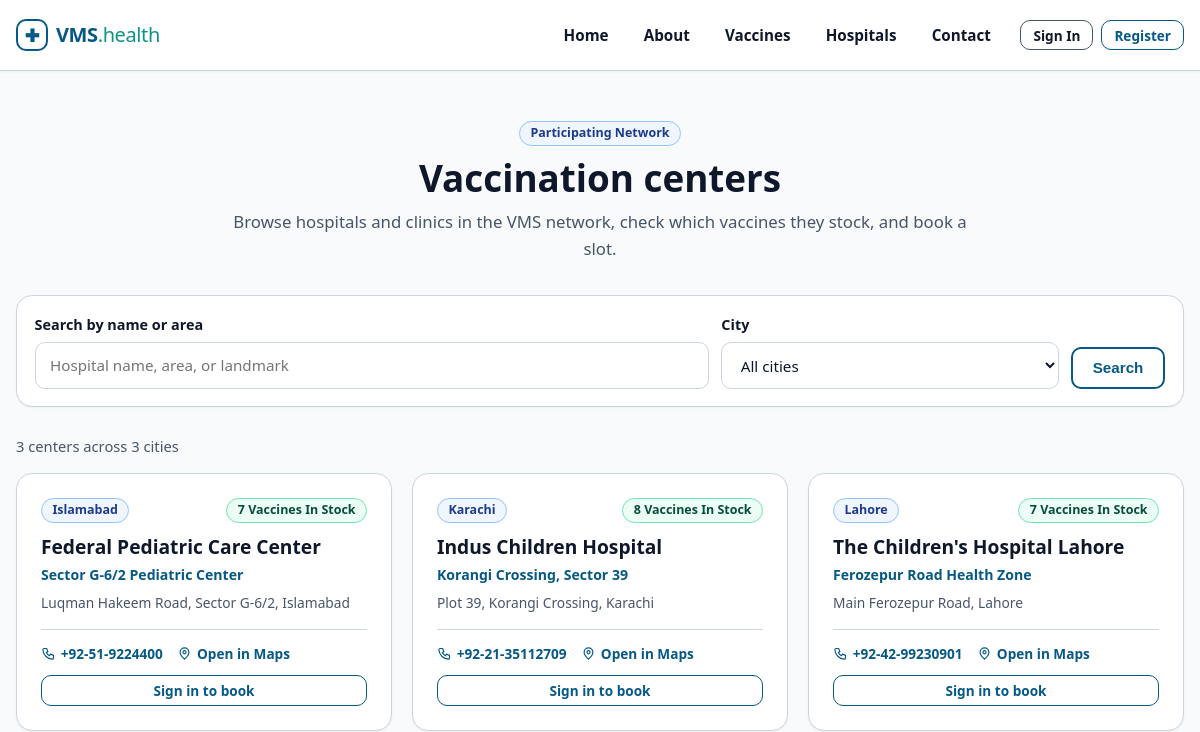
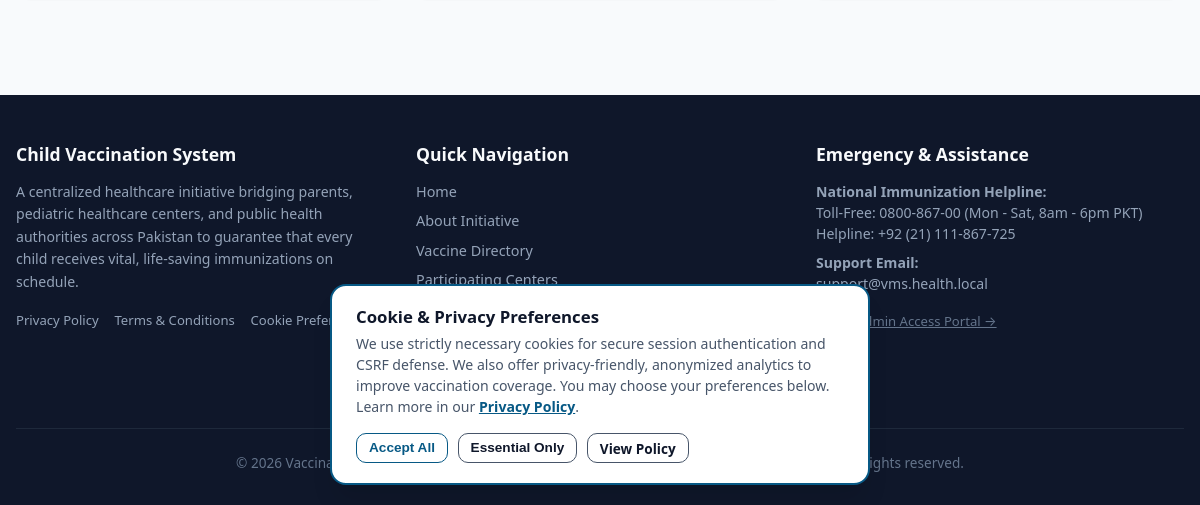
The page /vms/hospitals.php on the database as committed earlier (2 pictures, top to bottom).
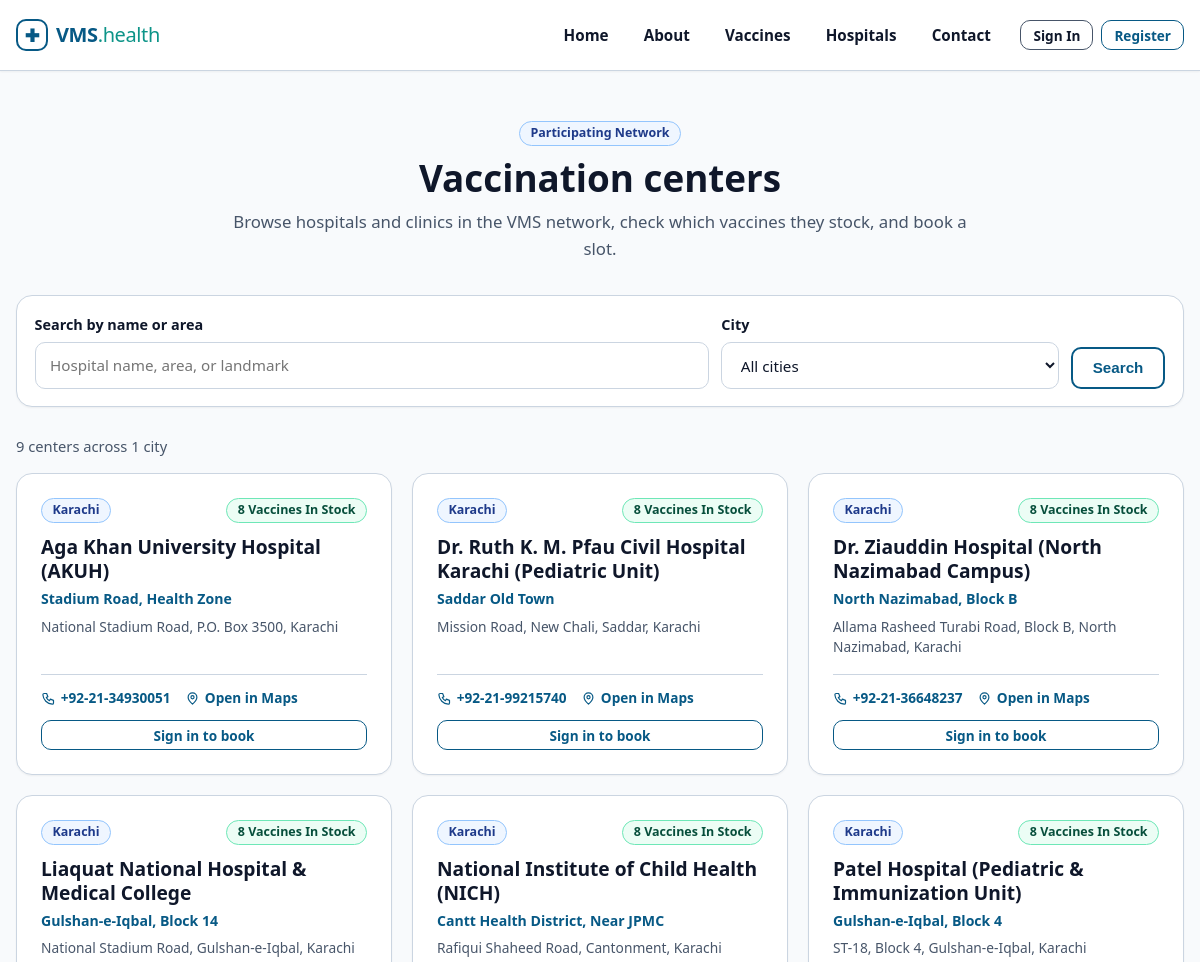
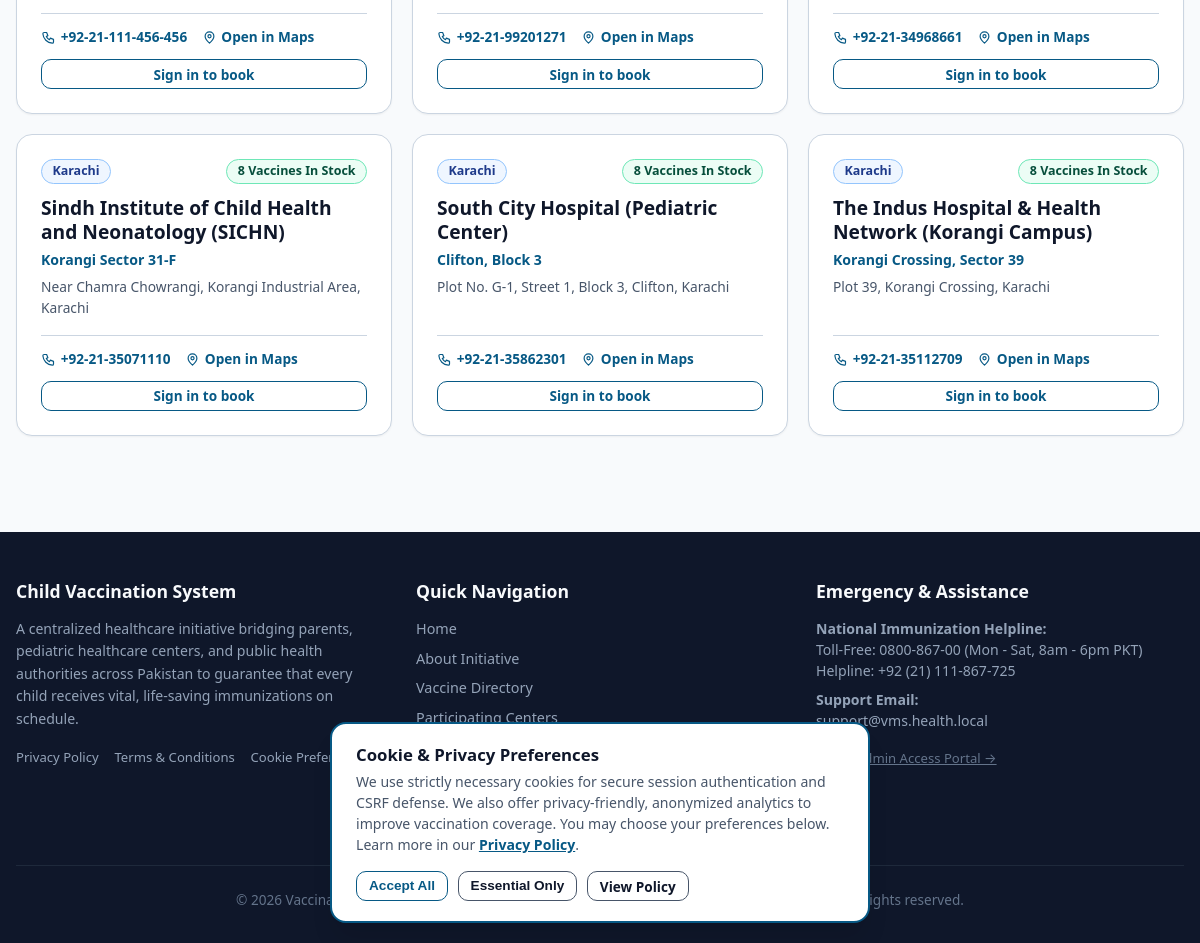
The same page on the database as committed later (2 pictures, top to bottom).
### tables this page shows
CREATE TABLE `hospitals` (
  `id` INT UNSIGNED NOT NULL AUTO_INCREMENT,
  `user_id` INT UNSIGNED NOT NULL COMMENT 'Foreign key to users.id',
  `name` VARCHAR(150) NOT NULL COMMENT 'Official name of the hospital / health center',
  `address` TEXT NOT NULL COMMENT 'Street address of the hospital',
  `city` VARCHAR(80) NOT NULL COMMENT 'City where hospital is located',
  `location` VARCHAR(150) NOT NULL COMMENT 'District, zone, or prominent landmark for parent search',
  `phone` VARCHAR(25) NOT NULL COMMENT 'Hospital reception / pediatric hotline',
  `status` ENUM('active', 'inactive') NOT NULL DEFAULT 'active' COMMENT 'Account status',
  `created_at` DATETIME NOT NULL DEFAULT CURRENT_TIMESTAMP,
  PRIMARY KEY (`id`),
  UNIQUE KEY `uk_hospitals_user_id` (`user_id`),
  KEY `idx_hospitals_city` (`city`),
  KEY `idx_hospitals_status` (`status`),
  CONSTRAINT `fk_hospitals_user` FOREIGN KEY (`user_id`)
    REFERENCES `users` (`id`) ON DELETE CASCADE ON UPDATE CASCADE
);

### vms/includes/functions.php (called while the page is built, shortened)
<?php
function url(string $path = ''): string
{
    return BASE_URL . ltrim($path, '/');
}
function e($value): string
{
    return htmlspecialchars((string)$value, ENT_QUOTES, 'UTF-8');
}

### vms/includes/auth.php (called while the page is built, shortened)
<?php
require_once __DIR__ . '/functions.php';
function isLoggedIn(): bool
{
    return !empty($_SESSION['user_id']) && !empty($_SESSION['user_role']);
}

### vms/hospitals.php (the view, shortened to what the rows shown need)
<?php
require_once __DIR__ . '/includes/functions.php';
require_once __DIR__ . '/includes/auth.php';
require_once __DIR__ . '/includes/ui.php';
$pdo = getDBConnection();
$page       = max(1, (int)($_GET['page'] ?? 1));
$where  = ' WHERE h.status = \'active\'';
$params = [];
try {
    $countStmt = $pdo->prepare('SELECT COUNT(*) FROM hospitals h' . $where);
    $countStmt->execute($params);
    $total = (int)$countStmt->fetchColumn();
    $totalPages = max(1, (int)ceil($total / HOSPITALS_PER_PAGE));
    $page       = min($page, $totalPages);
    $offset     = ($page - 1) * HOSPITALS_PER_PAGE;
    $sql = 'SELECT h.*,
                   (SELECT COUNT(*) FROM hospital_vaccines hv
                     WHERE hv.hospital_id = h.id AND hv.status = \'available\') AS available_stock_count
            FROM hospitals h' . $where . '
            ORDER BY h.city ASC, h.name ASC
            LIMIT ' . (int)HOSPITALS_PER_PAGE . ' OFFSET ' . (int)$offset;
    $stmt = $pdo->prepare($sql);
    $stmt->execute($params);
    $hospitals = $stmt->fetchAll();
} catch (PDOException $ex) {
    error_log('[VMS HOSPITALS ERROR] ' . $ex->getMessage());
    $hospitals = [];
    $cities    = [];
    $total     = 0;
    $totalPages = 1;
    $dbFailed  = true;
}
$isParent = isLoggedIn() && currentRole() === 'parent';
require_once __DIR__ . '/includes/header.php';
?>
<div class="container" style="padding-top: 1.5rem; padding-bottom: 3rem;">
    <?php uiPageHeader(
        'Vaccination centers',
        'Browse hospitals and clinics in the VMS network, check which vaccines they stock, and book a slot.',
        'Participating network'
    ); ?>
    <?php if (empty($hospitals)): ?>
        <div class="card ui-empty">
            <?= uiIcon('hospital', 36); ?>
            <h3>No centers match your search</h3>
            <p>Try a different name or area, or clear the filters to see every center.</p>
            <a href="<?= url('hospitals.php'); ?>" class="btn btn-outline btn-sm">Clear filters</a>
        </div>
    <?php else: ?>
        <div class="grid grid-3" style="gap: 1.25rem;">
            <?php foreach ($hospitals as $h):
                $stock   = (int)$h['available_stock_count'];
                $mapsUrl = 'https://www.google.com/maps/search/?api=1&query='
                         . rawurlencode($h['name'] . ', ' . $h['address'] . ', ' . $h['city']);
                $telHref = 'tel:' . preg_replace('/[^0-9+]/', '', (string)$h['phone']);
            ?>
                <article class="card ui-hosp">
                    <div>
                        <div class="ui-hosp-top">
                            <span class="badge badge-info"><?= e($h['city']); ?></span>
                            <span class="badge <?= $stock > 0 ? 'badge-success' : 'badge-warning'; ?>">
                                <?= $stock > 0 ? $stock . ' ' . ($stock === 1 ? 'vaccine' : 'vaccines') . ' in stock' : 'Stock not listed'; ?>
                            </span>
                        </div>
                        <h3><?= e($h['name']); ?></h3>
                        <p class="where"><?= e($h['location']); ?></p>
                        <p class="addr"><?= e($h['address']); ?></p>
                    </div>
                    <div class="ui-hosp-foot">
                        <div class="ui-hosp-meta">
                            <a href="<?= e($telHref); ?>"><?= uiIcon('phone', 15); ?> <?= e($h['phone']); ?></a>
                            <a href="<?= e($mapsUrl); ?>" target="_blank" rel="noopener noreferrer"><?= uiIcon('map', 15); ?> Open in Maps</a>
                        </div>
                        <div class="ui-hosp-actions">
                            <?php if ($isParent): ?>
                                <a href="<?= url('parent/book.php?hospital_id=' . (int)$h['id']); ?>" class="btn btn-primary btn-sm btn-block">Book a slot</a>
                            <?php elseif (!isLoggedIn()): ?>
                                <a href="<?= url('login.php'); ?>" class="btn btn-primary btn-sm btn-block">Sign in to book</a>
                            <?php endif; ?>
                        </div>
                    </div>
                </article>
            <?php endforeach; ?>
        </div>
    <?php endif; ?>
</div>
<?php require_once __DIR__ . '/includes/footer.php'; ?>

### vms/includes/ui.php (shortened to what the rows shown need)
<?php
function uiIcon(string $name, int $size = 20): string
{
    static $paths = [
        'alert'    => '<path d="M12 9v4m0 4h.01M10.3 3.9 2.4 17.5A2 2 0 0 0 4.1 20.5h15.8a2 2 0 0 0 1.7-3L13.7 3.9a2 2 0 0 0-3.4 0z"/>',
        'check'    => '<path d="M20 6 9 17l-5-5"/>',
        'x'        => '<path d="M18 6 6 18M6 6l12 12"/>',
        'clock'    => '<circle cx="12" cy="12" r="9"/><path d="M12 7v5l3 2"/>',
        'calendar' => '<rect x="3" y="5" width="18" height="16" rx="2"/><path d="M16 3v4M8 3v4M3 11h18"/>',
        'shield'   => '<path d="M12 3 4 6v6c0 4.5 3.4 8.3 8 9 4.6-.7 8-4.5 8-9V6l-8-3z"/><path d="m9 12 2 2 4-4"/>',
        'hospital' => '<path d="M3 21V8l9-5 9 5v13M9 21v-6h6v6M12 8v4M10 10h4"/>',
        'user'     => '<circle cx="12" cy="8" r="4"/><path d="M4 21a8 8 0 0 1 16 0"/>',
        'users'    => '<circle cx="9" cy="8" r="3.5"/><path d="M2.5 20a6.5 6.5 0 0 1 13 0M16 4.5a3.5 3.5 0 0 1 0 7M18 14a6.5 6.5 0 0 1 3.5 6"/>',
        'child'    => '<circle cx="12" cy="7" r="3.5"/><path d="M6 21v-5a6 6 0 0 1 12 0v5M9 21v-3m6 3v-3"/>',
        'syringe'  => '<path d="m18 2 4 4M17 7l3-3M19 9 8.7 19.3a1 1 0 0 1-.7.3H4v-4a1 1 0 0 1 .3-.7L15 5M9 11l4 4M5 19l-3 3M14 4l6 6"/>',
        'phone'    => '<path d="M5 4h4l2 5-2.5 1.5a11 11 0 0 0 5 5L15 13l5 2v4a2 2 0 0 1-2 2A16 16 0 0 1 3 6a2 2 0 0 1 2-2z"/>',
        'mail'     => '<rect x="3" y="5" width="18" height="14" rx="2"/><path d="m3 7 9 6 9-6"/>',
        'map'      => '<path d="M12 21s-7-6.2-7-11a7 7 0 0 1 14 0c0 4.8-7 11-7 11z"/><circle cx="12" cy="10" r="2.5"/>',
        'search'   => '<circle cx="11" cy="11" r="7"/><path d="m20 20-3.5-3.5"/>',
        'arrow'    => '<path d="M5 12h14M13 6l6 6-6 6"/>',
        'back'     => '<path d="M19 12H5m6-6-6 6 6 6"/>',
        'plus'     => '<path d="M12 5v14M5 12h14"/>',
        'edit'     => '<path d="M4 20h4L19 9a2.8 2.8 0 0 0-4-4L4 16v4zM13.5 6.5l4 4"/>',
        'trash'    => '<path d="M4 7h16M10 11v6m4-6v6M6 7l1 13h10l1-13M9 7V4h6v3"/>',
        'print'    => '<path d="M7 9V3h10v6M7 17H5a2 2 0 0 1-2-2v-4a2 2 0 0 1 2-2h14a2 2 0 0 1 2 2v4a2 2 0 0 1-2 2h-2M7 14h10v7H7z"/>',
        'lock'     => '<rect x="5" y="11" width="14" height="10" rx="2"/><path d="M8 11V8a4 4 0 0 1 8 0v3"/>',
        'eye'      => '<path d="M2 12s3.6-7 10-7 10 7 10 7-3.6 7-10 7S2 12 2 12z"/><circle cx="12" cy="12" r="3"/>',
        'scale'    => '<path d="M12 3v18M5 21h14M5 7h14M5 7l-3 7a3.5 3.5 0 0 0 6 0L5 7zm14 0-3 7a3.5 3.5 0 0 0 6 0l-3-7z"/>',
        'info'     => '<circle cx="12" cy="12" r="9"/><path d="M12 11v5m0-8h.01"/>',
    ];
    $inner = $paths[$name] ?? $paths['info'];
    $size  = max(10, $size);
    return '<svg class="ui-icon" width="' . $size . '" height="' . $size . '" viewBox="0 0 24 24" fill="none" '
         . 'stroke="currentColor" stroke-width="1.9" stroke-linecap="round" stroke-linejoin="round" '
         . 'aria-hidden="true" focusable="false">' . $inner . '</svg>';
}
function uiPageHeader(string $title, string $subtitle = '', string $badge = '', bool $center = true): void
{
    echo '<header class="ui-page-header' . ($center ? ' is-center' : '') . '">';
    echo '<h1>' . e($title) . '</h1>';
    echo '</header>';
}
    ?>

Rows that differ between the two databases and show on the page:
changed hospitals: city "Lahore" → "Karachi"; stock "7" → "8"; name "The Children's Hospital Lahore" → "Aga Khan University Hospital (AKUH)"; location "Ferozepur Road Health Zone" → "Stadium Road, Health Zone"; address "Main Ferozepur Road, Lahore" → "National Stadium Road, P.O. Box 3500, Karachi"; phone "+92-42-99230901" → "+92-21-34930051"; moves up the list
added hospitals: city "Karachi", stock "8", name "Dr. Ruth K. M. Pfau Civil Hospital Karachi (Pediatric Unit)", location "Saddar Old Town", address "Mission Road, New Chali, Saddar, Karachi", phone "+92-21-99215740"
added hospitals: city "Karachi", stock "8", name "Dr. Ziauddin Hospital (North Nazimabad Campus)", location "North Nazimabad, Block B", address "Allama Rasheed Turabi Road, Block B, North Nazimabad, Karachi", phone "+92-21-36648237"
added hospitals: city "Karachi", stock "8", name "Liaquat National Hospital & Medical College", location "Gulshan-e-Iqbal, Block 14", address "National Stadium Road, Gulshan-e-Iqbal, Karachi", phone "+92-21-111-456-456"
changed hospitals: city "Islamabad" → "Karachi"; stock "7" → "8"; name "Federal Pediatric Care Center" → "National Institute of Child Health (NICH)"; location "Sector G-6/2 Pediatric Center" → "Cantt Health District, Near JPMC"; address "Luqman Hakeem Road, Sector G-6/2, Islamabad" → "Rafiqui Shaheed Road, Cantonment, Karachi"; phone "+92-51-9224400" → "+92-21-99201271"
added hospitals: city "Karachi", stock "8", name "Patel Hospital (Pediatric & Immunization Unit)", location "Gulshan-e-Iqbal, Block 4", address "ST-18, Block 4, Gulshan-e-Iqbal, Karachi", phone "+92-21-34968661"
added hospitals: city "Karachi", stock "8", name "Sindh Institute of Child Health and Neonatology (SICHN)", location "Korangi Sector 31-F", address "Near Chamra Chowrangi, Korangi Industrial Area, Karachi", phone "+92-21-35071110"
added hospitals: city "Karachi", stock "8", name "South City Hospital (Pediatric Center)", location "Clifton, Block 3", address "Plot No. G-1, Street 1, Block 3, Clifton, Karachi", phone "+92-21-35862301"
changed hospitals "Korangi Crossing, Sector 39": name "Indus Children Hospital" → "The Indus Hospital & Health Network (Korangi Campus)"
Other text that changed with them:
$total: "3" → "9"
count($cities): "3" → "1"
text no longer shown: "cities"
text now shown: "city"
